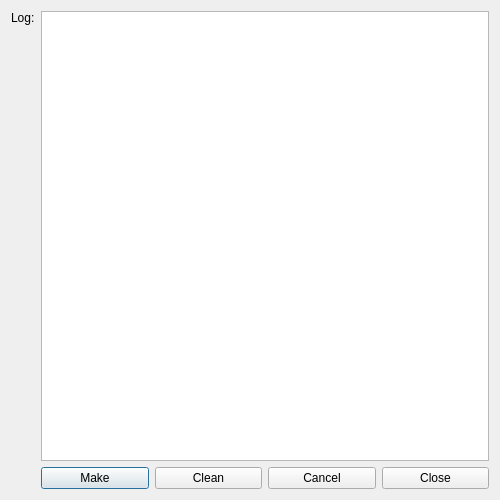
<?xml version="1.0" encoding="UTF-8"?>
<ui version="4.0">
 <class>ProgramInfoDelphiCompile</class>
 <widget class="QDialog" name="ProgramInfoDelphiCompile">
  <property name="geometry">
   <rect>
    <x>0</x>
    <y>0</y>
    <width>500</width>
    <height>500</height>
   </rect>
  </property>
  <property name="windowTitle">
   <string>Compile Program</string>
  </property>
  <property name="modal">
   <bool>true</bool>
  </property>
  <layout class="QVBoxLayout" name="verticalLayout">
   <item>
    <layout class="QGridLayout" name="gridLayout">
     <item row="0" column="0">
      <widget class="QLabel" name="label_4">
       <property name="text">
        <string>Log:</string>
       </property>
       <property name="alignment">
        <set>Qt::AlignLeading|Qt::AlignLeft|Qt::AlignTop</set>
       </property>
       <property name="buddy">
        <cstring>edit_log</cstring>
       </property>
      </widget>
     </item>
     <item row="0" column="1" colspan="4">
      <widget class="QPlainTextEdit" name="edit_log">
       <property name="sizePolicy">
        <sizepolicy hsizetype="Expanding" vsizetype="Expanding">
         <horstretch>1</horstretch>
         <verstretch>0</verstretch>
        </sizepolicy>
       </property>
       <property name="undoRedoEnabled">
        <bool>false</bool>
       </property>
       <property name="lineWrapMode">
        <enum>QPlainTextEdit::NoWrap</enum>
       </property>
       <property name="readOnly">
        <bool>true</bool>
       </property>
       <property name="textInteractionFlags">
        <set>Qt::TextSelectableByKeyboard|Qt::TextSelectableByMouse</set>
       </property>
      </widget>
     </item>
     <item row="1" column="1">
      <widget class="QPushButton" name="button_make">
       <property name="text">
        <string>Make</string>
       </property>
      </widget>
     </item>
     <item row="1" column="2">
      <widget class="QPushButton" name="button_clean">
       <property name="text">
        <string>Clean</string>
       </property>
      </widget>
     </item>
     <item row="1" column="3">
      <widget class="QPushButton" name="button_cancel">
       <property name="sizePolicy">
        <sizepolicy hsizetype="Minimum" vsizetype="Fixed">
         <horstretch>0</horstretch>
         <verstretch>0</verstretch>
        </sizepolicy>
       </property>
       <property name="text">
        <string>Cancel</string>
       </property>
      </widget>
     </item>
     <item row="1" column="4">
      <widget class="QPushButton" name="button_close">
       <property name="text">
        <string>Close</string>
       </property>
      </widget>
     </item>
    </layout>
   </item>
  </layout>
 </widget>
 <tabstops>
  <tabstop>edit_log</tabstop>
  <tabstop>button_make</tabstop>
  <tabstop>button_clean</tabstop>
  <tabstop>button_cancel</tabstop>
  <tabstop>button_close</tabstop>
 </tabstops>
 <resources/>
 <connections/>
</ui>
